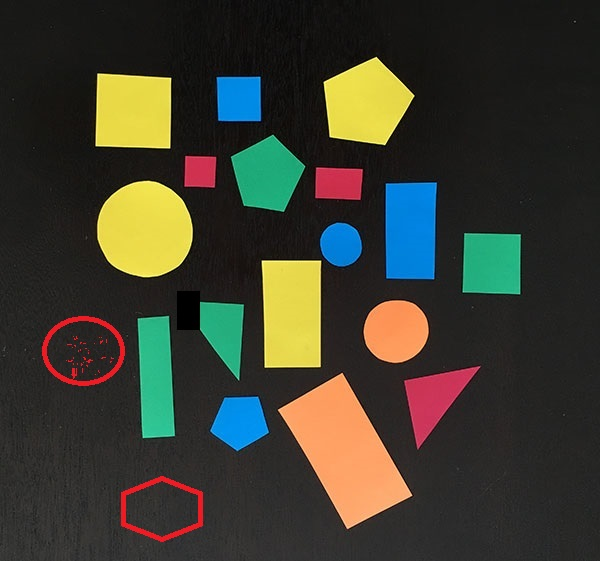
#> input picture OpenCV shape detection/shapes_and_colors.jpg, 600 x 561 px
$ python detect_shapes.py
#> lines starting #> are read from the running program, lines starting #| are printed output that depends on the picture; after the words box and inside, x2 and y2 are one past the last pixel; in counts of white or black regions, pixels touching at a corner belong together
### OpenCV shape detection/pyimagesearch/ShapeDetector.py
# import the necessary packages
import cv2

class ShapeDetector:
    def __init__(self):
        pass

    def detect(self, c):
        # initialize the shape name and approximate the contour
        shape = "unidentified"
        peri = cv2.arcLength(c, True)
        approx = cv2.approxPolyDP(c, 0.04 * peri, True)
        # if the shape is a triangle, it will have 3 vertices
        if len(approx) == 3:
            shape = "triangle"

        # if the shape has 4 vertices, it is either a square or
        # a rectangle
        elif len(approx) == 4:
            # compute the bounding box of the contour and use the
            # bounding box to compute the aspect ratio
            (x, y, w, h) = cv2.boundingRect(approx)
            ar = w / float(h)

            # a square will have an aspect ratio that is approximately
            # equal to one, otherwise, the shape is a rectangle
            shape = "square" if ar >= 0.95 and ar <= 1.05 else "rectangle"

        # if the shape is a pentagon, it will have 5 vertices
        elif len(approx) == 5:
            shape = "pentagon"

        # otherwise, we assume the shape is a circle
        else:
            shape = "circle"

        # return the name of the shape
        return shape

### OpenCV shape detection/detect_shapes.py
# import the necessary packages
from pyimagesearch.ShapeDetector import ShapeDetector
import argparse
import imutils
import cv2

# construct the argument parse and parse the arguments
ap = argparse.ArgumentParser()
ap.add_argument("-i", "--image", default="shapes_and_colors.jpg",
                help="path to the input image")
args = vars(ap.parse_args())

# load the image and resize it to a smaller factor so that
# the shapes can be approximated better
image = cv2.imread(args["image"])
#> image is the input picture: shape (561, 600, 3); mean B, G, R 47.1, 59.8, 59.7
resized = imutils.resize(image, width=300)
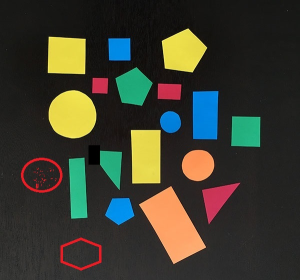
#> resized: shape (280, 300, 3); mean B, G, R 47.1, 59.8, 59.7
ratio = image.shape[0] / float(resized.shape[0])
#> ratio = 2

# convert the resized image to grayscale, blur it slightly,
# and threshold it
gray = cv2.cvtColor(resized, cv2.COLOR_BGR2GRAY)
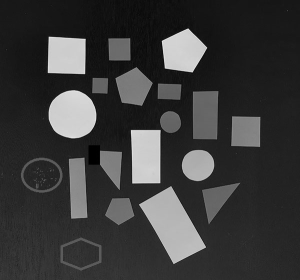
#> gray: shape (280, 300); min 0, max 229, mean 58.3
blurred = cv2.GaussianBlur(gray, (5, 5), 0)
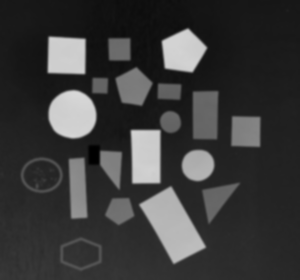
#> blurred: shape (280, 300); min 0, max 216, mean 58.3
thresh = cv2.threshold(blurred, 60, 255, cv2.THRESH_BINARY)[1]
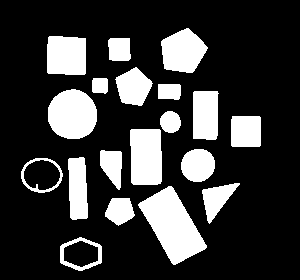
#> thresh: shape (280, 300); 22.2% white; 19 white regions

# find contours in the thresholded image and initialize the
# shape detector
cnts = cv2.findContours(thresh.copy(), cv2.RETR_EXTERNAL,
                        cv2.CHAIN_APPROX_SIMPLE)
#> cnts = 19 contours; largest, box (x1, y1, x2, y2) and area: (138, 186, 207, 265) 2698, (48, 89, 97, 139) 1884, (130, 129, 162, 185) 1637, (161, 28, 208, 73) 1428, (47, 36, 86, 75) 1388
cnts = imutils.grab_contours(cnts)
sd = ShapeDetector()

# loop over the contours
for c in cnts:
    # compute the center of the contour, then detect the name of the
    # shape using only the contour
    M = cv2.moments(c)
    cX = int((M["m10"] / M["m00"]) * ratio)
    cY = int((M["m01"] / M["m00"]) * ratio)
    shape = sd.detect(c)

    # multiply the contour (x, y)-coordinates by the resize ratio,
    # then draw the contours and the name of the shape on the image
    c = c.astype("float")
    c *= ratio
    c = c.astype("int")
    cv2.drawContours(image, [c], -1, (0, 255, 0), 2)
    cv2.putText(image, shape, (cX, cY), cv2.FONT_HERSHEY_SIMPLEX,
                0.5, (255, 255, 255), 2)
#> this loop made 19 passes
#> (cX, cY, shape, peri in detect, approx in detect, x in detect, y in detect, w in detect) on passes 3, 6, 7, 9, 10, 12, 14: (345, 450, 'rectangle', 230.5, [[168, 186], [138, 205], [175, 264], [206, 245]], 138, 186, 69), (155, 377, 'rectangle', 155, [[83, 157], [68, 159], [72, 219], [87, 217]], 68, 157, 20), (223, 331, 'rectangle', 106.5, [[101, 150], [100, 165], [119, 189], [121, 152]], 100, 150, 22), (291, 313, 'rectangle', 167.3, [[131, 129], [131, 182], [160, 183], [160, 130]], 131, 129, 30), (491, 262, 'square', 115.7, [[232, 116], [231, 145], [259, 146], [260, 117]], 231, 116, 30), (410, 229, 'rectangle', 142.5, [[194, 91], [193, 138], [215, 139], [218, 93]], 193, 91, 26), (338, 182, 'rectangle', 71.66, [[158, 84], [158, 98], [179, 98], [179, 84]], 158, 84, 22)
#> (cX, cY, shape, peri in detect) on passes 1, 2, 5, 8, 11, 13: (161, 508, 'circle', 128.1), (239, 421, 'pentagon', 93.84), (82, 350, 'circle', 124.8), (395, 330, 'circle', 108.9), (340, 243, 'circle', 68.53), (144, 228, 'circle', 162.4)
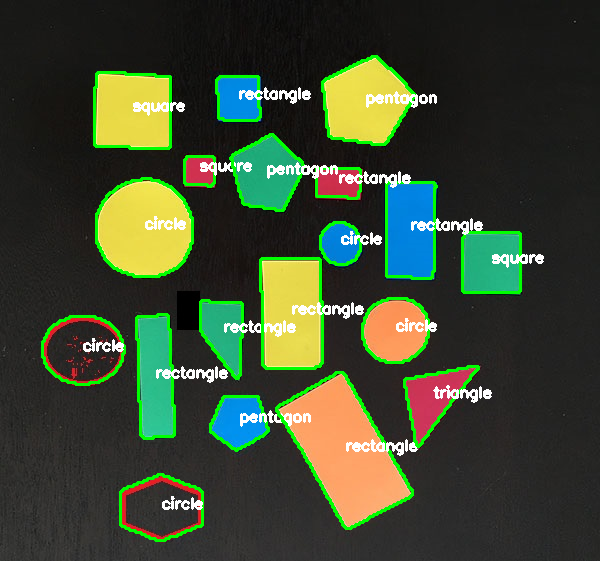
#> image: shape (561, 600, 3); 6.7% of pixels changed, all inside (x1, y1, x2, y2) = (41, 55, 544, 542)

    # show the output image
cv2.imshow("Image", image)
cv2.waitKey(0)
